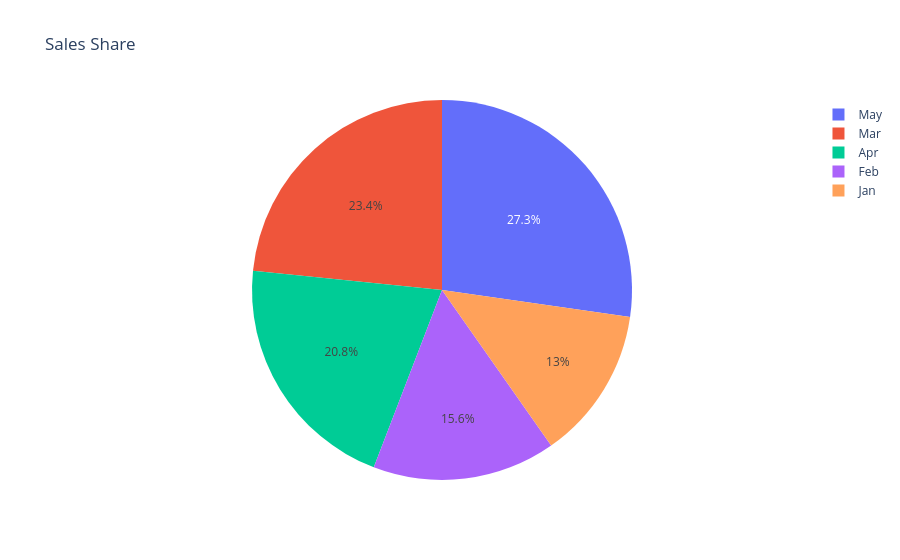

Notebook cell for this chart:
### Markdown cell above
**Code Cell 6 (Interactive Pie Chart)**

### Code cell
fig = px.pie(
    df,
    names="Month",
    values="Sales",
    title="Sales Share"
)

fig.show()

### Figure 1 — Plotly figure (JSON) as saved in the notebook; plotly's stock layout.template omitted (floating-point values rounded to 4 significant figures)
{"data": [{"domain": {"x": [0, 1], "y": [0, 1]}, "hovertemplate": "Month=%{label}<br>Sales=%{value}<extra></extra>", "labels": ["Jan", "Feb", "Mar", "Apr", "May"], "legendgroup": "", "name": "", "showlegend": true, "type": "pie", "values": [100, 120, 180, 160, 210]}], "layout": {"legend": {"tracegroupgap": 0}, "title": {"text": "Sales Share"}}}
